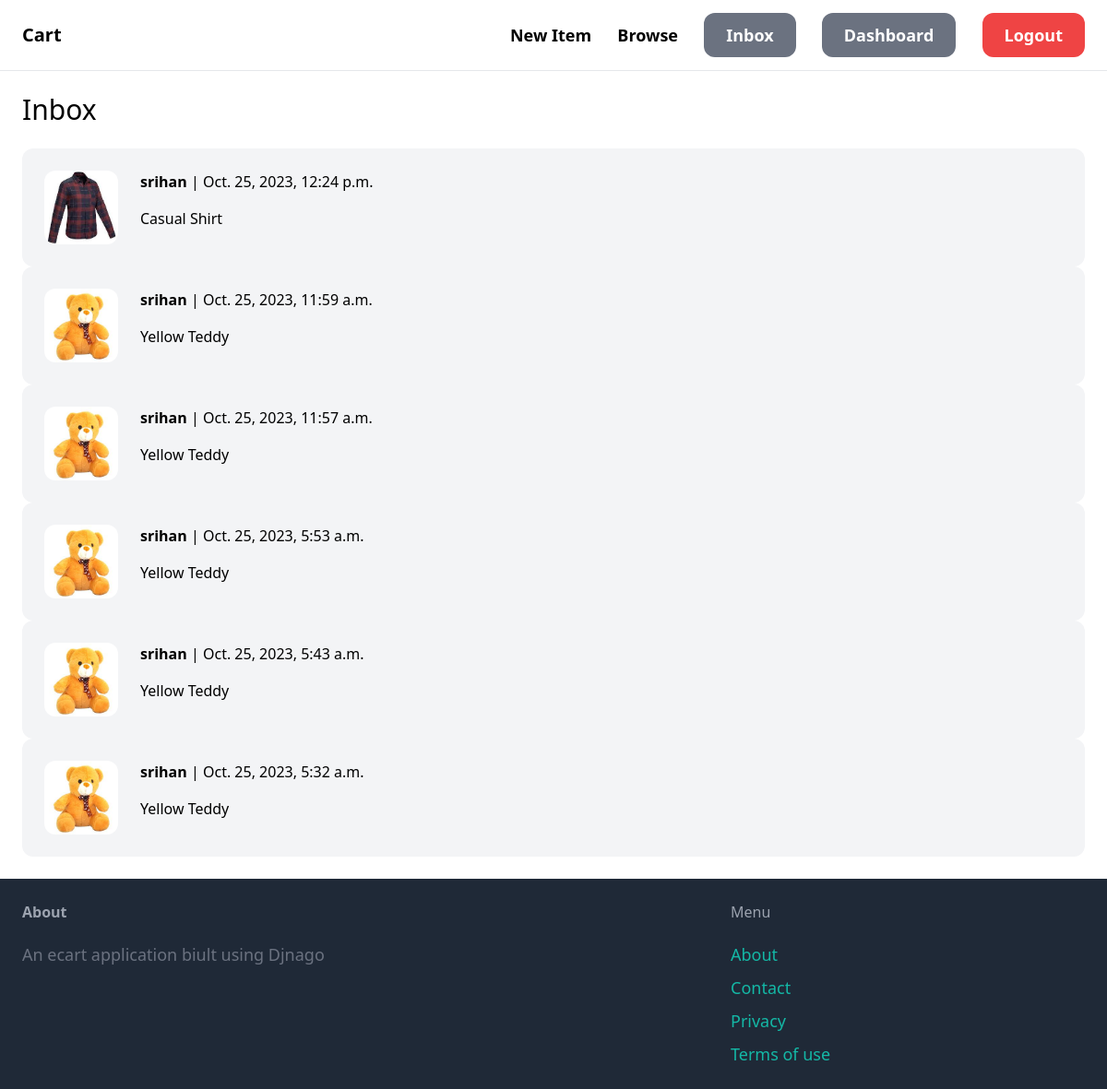
/inbox/ (signed in), run on the app's committed database.
### conversation/models.py (models this page shows)
class Conversation(models.Model):
    item = models.ForeignKey(Item, related_name='conversations', on_delete=models.CASCADE)
    members = models.ManyToManyField(User, related_name='conversations')
    created_at = models.DateTimeField(auto_now_add=True)
    modified_at = models.DateTimeField(auto_now=True)
    class Meta:
        ordering = ('-modified_at',)

### items/models.py (models this page shows, shortened)
class Item(models.Model):
    category = models.ForeignKey(Category, related_name='items', on_delete=models.CASCADE)
    name = models.CharField(max_length=255)
    description = models.TextField(blank=True, null=True)
    price = models.FloatField()
    image = models.ImageField(upload_to='item_images', blank=True, null=True)
    is_sold = models.BooleanField(default=False)
    created_by = models.ForeignKey(User, related_name='items', on_delete=models.CASCADE)
    created_at = models.DateTimeField(auto_now_add=True)

### conversation/views.py (the view)
# urls.py: path('', views.inbox, name='inbox'),
@login_required
def inbox(request):
    conversations = Conversation.objects.filter(members__in={request.user.id})
    return render(request, 'conversation/inbox.html', {
        'conversations' : conversations
    })

### conversation/templates/conversation/inbox.html (shortened to what this page needs)
{% extends 'html/base.html' %}
{% block content %}
    <h1 class="mb-6 text-3xl">Inbox</h1>
    <div class="space-y-6">
        {% for conversation in conversations %}
            <a href="{% url 'conversation:detail' conversation.id %}">
                <div class="p-6 flex bg-gray-100 rounded-xl">
                    <div class="pr-6">
                        <img src="{{ conversation.item.image.url }}" class="w-20 rounded-xl">
                    </div>
                    <div>
                        {% for member in conversation.members.all %}
                            {% if member != request.user %}
                                <p class="mb-4"><strong>{{ member.username }}</strong> | {{ conversation.modified_at }}</p>
                                <p>{{ conversation.item.name }}</p>
                            {% endif %}
                        {% endfor %}
                    </div>
                </div>
            </a>
        {% endfor %}
    </div>
{% endblock %}

### data on the page
Conversation: item.image (picture), modified_at "Oct. 25, 2023, 12:24 p.m.", item.name "Casual Shirt"
Conversation: item.image (picture), modified_at "Oct. 25, 2023, 11:59 a.m.", item.name "Yellow Teddy"
Conversation: item.image (picture), modified_at "Oct. 25, 2023, 11:57 a.m.", item.name "Yellow Teddy"
Conversation: item.image (picture), modified_at "Oct. 25, 2023, 5:53 a.m.", item.name "Yellow Teddy"
Conversation: item.image (picture), modified_at "Oct. 25, 2023, 5:43 a.m.", item.name "Yellow Teddy"
Conversation: item.image (picture), modified_at "Oct. 25, 2023, 5:32 a.m.", item.name "Yellow Teddy"

### other printed values
{{ member.username }} "srihan"
